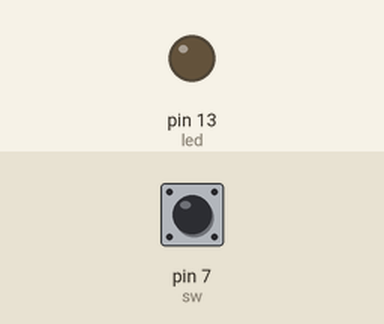
Simulated run of this sketch. Board: Arduino Uno, built with avr-gcc and run on an emulated ATmega328P. On the bench: output pins drawn as LEDs (lit = HIGH). The test bench sets the inputs (shaded band); at power-on: pin 7 (sw) HIGH.

Above: at 1.2 s.
1.3 s: pin 7 (sw) pulled LOW for 0.15 s
At 1.8 s:
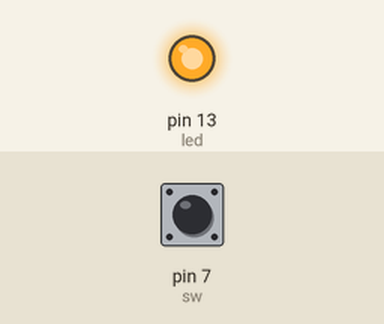
4.4 s: pin 7 (sw) pulled LOW for 1 s
At 7.2 s:
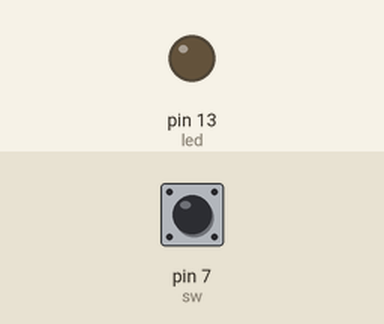
8.3 s: pin 7 (sw) pulled LOW for 3.2 s
At 9.6 s:
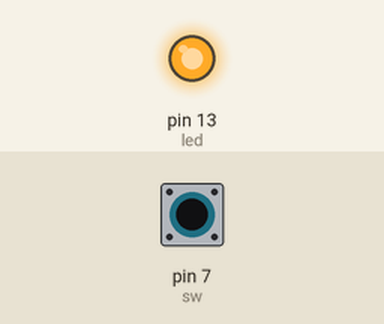
Timing chart, 0 to 14.8 s (numbered marks = the images above; inputs shaded):
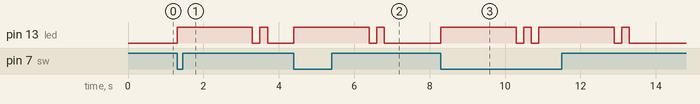

Measured:
- after the input at 1.3 s, pin 13 (led): LOW → HIGH at once, → LOW 2.0 s later, → HIGH 0.20 s later, → LOW 0.20 s later
- after the input at 4.4 s, pin 13 (led): LOW → HIGH at once, → LOW 2.0 s later, → HIGH 0.20 s later, → LOW 0.20 s later
- after the input at 8.3 s, pin 13 (led): LOW → HIGH at once, → LOW 2.0 s later, → HIGH 0.20 s later, → LOW 0.20 s later, … (8 changes in this stretch)

The sketch:

sw_led_pullup.ino
```cpp
#define sw 7
#define led 13
void setup() {
  // put your setup code here, to run once:
  pinMode(sw,INPUT_PULLUP);
  pinMode(led,OUTPUT);

}

void loop() {
  // put your main code here, to run repeatedly:
  if(digitalRead(sw)==LOW){
    digitalWrite(led,HIGH);
    delay(2000);
    digitalWrite(led,LOW);
    delay(200);
    digitalWrite(led,HIGH);
    delay(200);
    digitalWrite(led,LOW);
    delay(200);
  }

}
```
